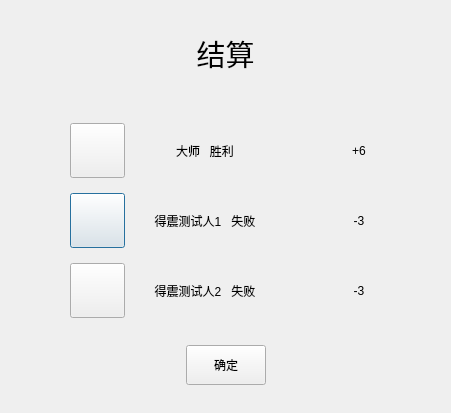
<?xml version="1.0" encoding="UTF-8"?>
<ui version="4.0">
 <class>myresult</class>
 <widget class="QDialog" name="myresult">
  <property name="geometry">
   <rect>
    <x>0</x>
    <y>0</y>
    <width>451</width>
    <height>413</height>
   </rect>
  </property>
  <property name="windowTitle">
   <string>Dialog</string>
  </property>
  <layout class="QGridLayout" name="gridLayout_2">
   <property name="leftMargin">
    <number>0</number>
   </property>
   <property name="topMargin">
    <number>0</number>
   </property>
   <property name="rightMargin">
    <number>0</number>
   </property>
   <property name="bottomMargin">
    <number>0</number>
   </property>
   <property name="spacing">
    <number>0</number>
   </property>
   <item row="0" column="0">
    <widget class="QStackedWidget" name="stackedWidget">
     <property name="currentIndex">
      <number>0</number>
     </property>
     <widget class="QWidget" name="page">
      <layout class="QGridLayout" name="gridLayout_3">
       <property name="bottomMargin">
        <number>28</number>
       </property>
       <item row="0" column="0" colspan="3">
        <widget class="QLabel" name="label">
         <property name="maximumSize">
          <size>
           <width>16777215</width>
           <height>90</height>
          </size>
         </property>
         <property name="text">
          <string>&lt;html&gt;&lt;head/&gt;&lt;body&gt;&lt;p align=&quot;center&quot;&gt;&lt;span style=&quot; font-size:22pt;&quot;&gt;结算&lt;/span&gt;&lt;/p&gt;&lt;/body&gt;&lt;/html&gt;</string>
         </property>
        </widget>
       </item>
       <item row="1" column="0" colspan="3">
        <widget class="QWidget" name="widget" native="true">
         <layout class="QGridLayout" name="gridLayout">
          <property name="leftMargin">
           <number>61</number>
          </property>
          <item row="0" column="2">
           <widget class="QLabel" name="label_5">
            <property name="text">
             <string>+6</string>
            </property>
            <property name="alignment">
             <set>Qt::AlignCenter</set>
            </property>
           </widget>
          </item>
          <item row="1" column="0">
           <widget class="QPushButton" name="pushButton_3">
            <property name="minimumSize">
             <size>
              <width>55</width>
              <height>55</height>
             </size>
            </property>
            <property name="maximumSize">
             <size>
              <width>55</width>
              <height>55</height>
             </size>
            </property>
            <property name="styleSheet">
             <string notr="true">border-image: url(:/image/init.jpeg);</string>
            </property>
            <property name="text">
             <string/>
            </property>
           </widget>
          </item>
          <item row="2" column="2">
           <widget class="QLabel" name="label_6">
            <property name="text">
             <string>-3</string>
            </property>
            <property name="alignment">
             <set>Qt::AlignCenter</set>
            </property>
           </widget>
          </item>
          <item row="2" column="0">
           <widget class="QPushButton" name="pushButton_4">
            <property name="minimumSize">
             <size>
              <width>55</width>
              <height>55</height>
             </size>
            </property>
            <property name="maximumSize">
             <size>
              <width>55</width>
              <height>55</height>
             </size>
            </property>
            <property name="styleSheet">
             <string notr="true">border-image: url(:/image/init.jpeg);</string>
            </property>
            <property name="text">
             <string/>
            </property>
           </widget>
          </item>
          <item row="2" column="1">
           <widget class="QLabel" name="label_4">
            <property name="text">
             <string>得震测试人2   失败</string>
            </property>
            <property name="alignment">
             <set>Qt::AlignCenter</set>
            </property>
           </widget>
          </item>
          <item row="1" column="1">
           <widget class="QLabel" name="label_3">
            <property name="text">
             <string>得震测试人1   失败</string>
            </property>
            <property name="alignment">
             <set>Qt::AlignCenter</set>
            </property>
           </widget>
          </item>
          <item row="0" column="1">
           <widget class="QLabel" name="label_2">
            <property name="text">
             <string>大师   胜利</string>
            </property>
            <property name="alignment">
             <set>Qt::AlignCenter</set>
            </property>
           </widget>
          </item>
          <item row="0" column="0">
           <widget class="QPushButton" name="pushButton_2">
            <property name="enabled">
             <bool>true</bool>
            </property>
            <property name="minimumSize">
             <size>
              <width>55</width>
              <height>55</height>
             </size>
            </property>
            <property name="maximumSize">
             <size>
              <width>55</width>
              <height>55</height>
             </size>
            </property>
            <property name="styleSheet">
             <string notr="true">border-image: url(:/image/init.jpeg);</string>
            </property>
            <property name="text">
             <string/>
            </property>
           </widget>
          </item>
          <item row="1" column="2">
           <widget class="QLabel" name="label_7">
            <property name="text">
             <string>-3</string>
            </property>
            <property name="alignment">
             <set>Qt::AlignCenter</set>
            </property>
           </widget>
          </item>
         </layout>
        </widget>
       </item>
       <item row="2" column="0">
        <spacer name="horizontalSpacer">
         <property name="orientation">
          <enum>Qt::Horizontal</enum>
         </property>
         <property name="sizeHint" stdset="0">
          <size>
           <width>158</width>
           <height>20</height>
          </size>
         </property>
        </spacer>
       </item>
       <item row="2" column="1">
        <widget class="QPushButton" name="pushButton">
         <property name="minimumSize">
          <size>
           <width>0</width>
           <height>40</height>
          </size>
         </property>
         <property name="text">
          <string>确定</string>
         </property>
        </widget>
       </item>
       <item row="2" column="2">
        <spacer name="horizontalSpacer_2">
         <property name="orientation">
          <enum>Qt::Horizontal</enum>
         </property>
         <property name="sizeHint" stdset="0">
          <size>
           <width>158</width>
           <height>20</height>
          </size>
         </property>
        </spacer>
       </item>
      </layout>
     </widget>
     <widget class="QWidget" name="page_2">
      <property name="styleSheet">
       <string notr="true">font: 14pt;</string>
      </property>
      <layout class="QGridLayout" name="gridLayout_5" rowstretch="2,5,2">
       <property name="bottomMargin">
        <number>28</number>
       </property>
       <item row="2" column="0">
        <spacer name="horizontalSpacer_3">
         <property name="orientation">
          <enum>Qt::Horizontal</enum>
         </property>
         <property name="sizeHint" stdset="0">
          <size>
           <width>40</width>
           <height>20</height>
          </size>
         </property>
        </spacer>
       </item>
       <item row="2" column="1">
        <widget class="QPushButton" name="pushButton_5">
         <property name="minimumSize">
          <size>
           <width>0</width>
           <height>40</height>
          </size>
         </property>
         <property name="text">
          <string>确定</string>
         </property>
        </widget>
       </item>
       <item row="2" column="2">
        <spacer name="horizontalSpacer_4">
         <property name="orientation">
          <enum>Qt::Horizontal</enum>
         </property>
         <property name="sizeHint" stdset="0">
          <size>
           <width>40</width>
           <height>20</height>
          </size>
         </property>
        </spacer>
       </item>
       <item row="1" column="0" colspan="3">
        <widget class="QWidget" name="widget_2" native="true">
         <layout class="QGridLayout" name="gridLayout_4">
          <item row="0" column="0">
           <widget class="QLabel" name="label_9">
            <property name="text">
             <string>积分：</string>
            </property>
           </widget>
          </item>
          <item row="0" column="1">
           <widget class="QLabel" name="label_13">
            <property name="text">
             <string>0</string>
            </property>
           </widget>
          </item>
          <item row="1" column="0">
           <widget class="QLabel" name="label_10">
            <property name="text">
             <string>春天场次：</string>
            </property>
           </widget>
          </item>
          <item row="1" column="1">
           <widget class="QLabel" name="label_14">
            <property name="text">
             <string>0</string>
            </property>
           </widget>
          </item>
          <item row="2" column="0">
           <widget class="QLabel" name="label_11">
            <property name="text">
             <string>炸弹次数</string>
            </property>
           </widget>
          </item>
          <item row="2" column="1">
           <widget class="QLabel" name="label_15">
            <property name="text">
             <string>1</string>
            </property>
           </widget>
          </item>
          <item row="3" column="0">
           <widget class="QLabel" name="label_12">
            <property name="text">
             <string>游戏场次：</string>
            </property>
           </widget>
          </item>
          <item row="3" column="1">
           <widget class="QLabel" name="label_16">
            <property name="text">
             <string>1</string>
            </property>
           </widget>
          </item>
         </layout>
        </widget>
       </item>
       <item row="0" column="0" colspan="3">
        <widget class="QLabel" name="label_8">
         <property name="text">
          <string>个人信息</string>
         </property>
         <property name="alignment">
          <set>Qt::AlignCenter</set>
         </property>
        </widget>
       </item>
      </layout>
     </widget>
    </widget>
   </item>
  </layout>
 </widget>
 <resources/>
 <connections/>
</ui>
